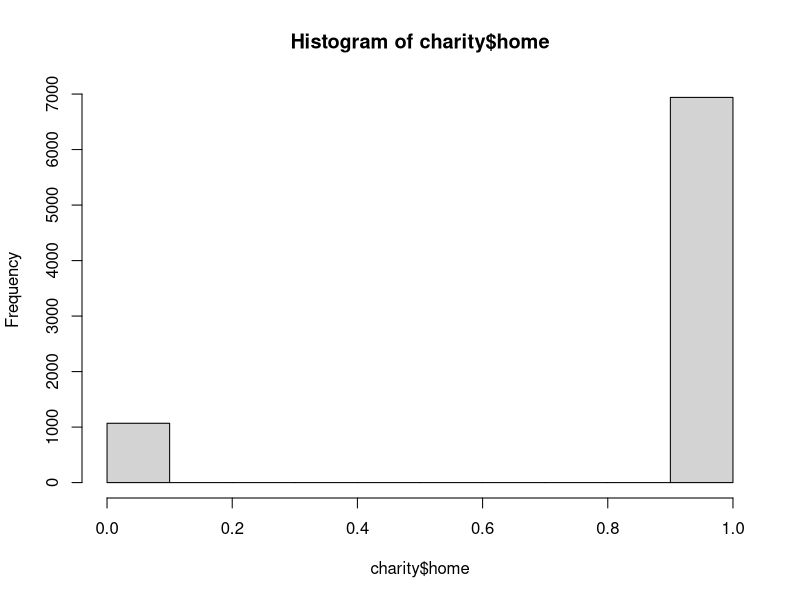
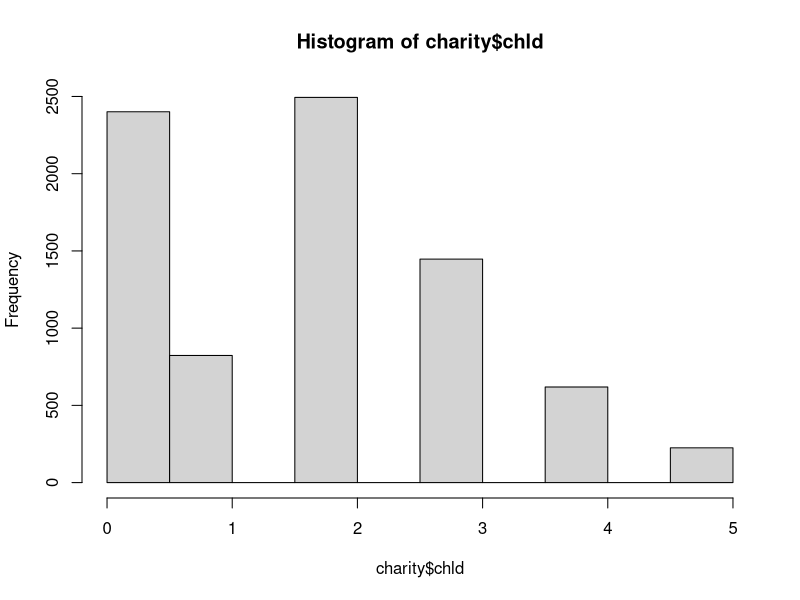
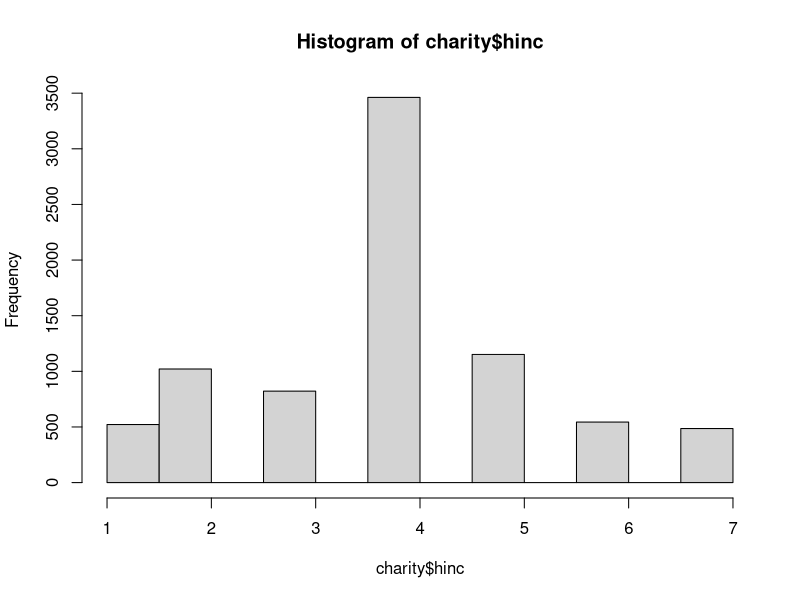
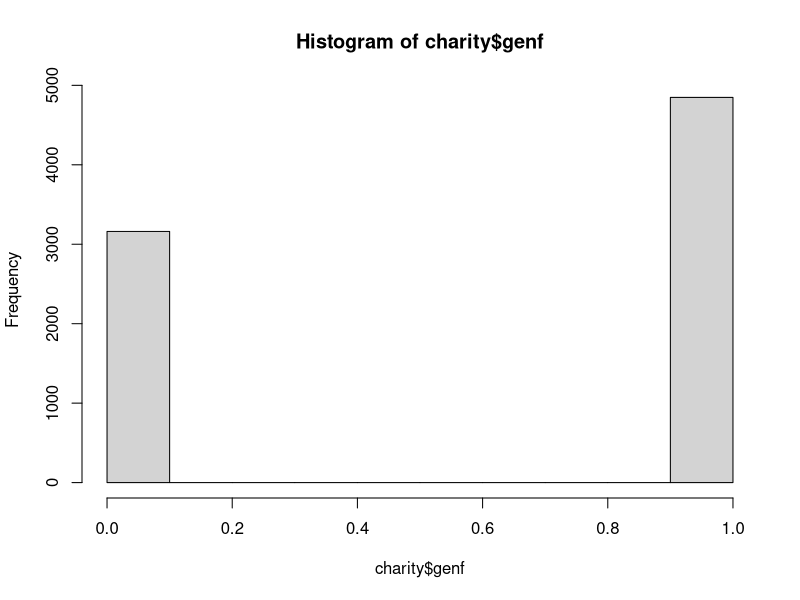
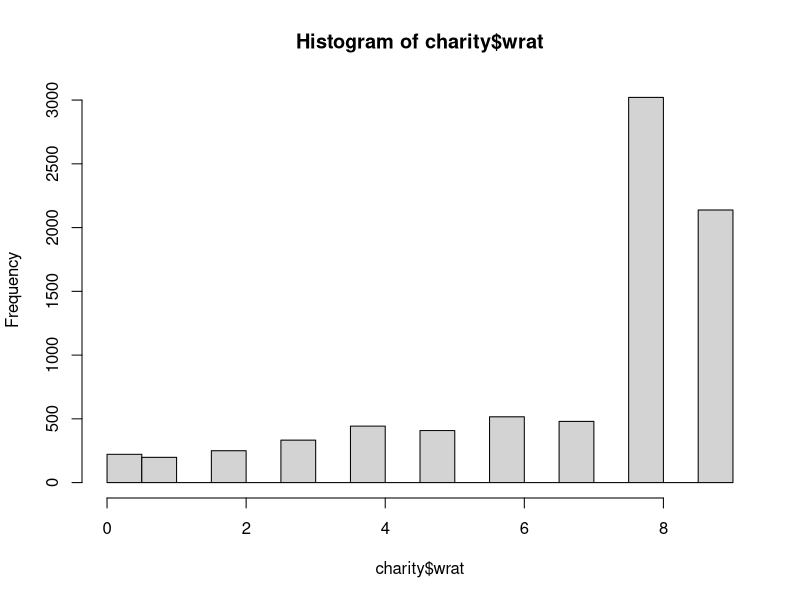
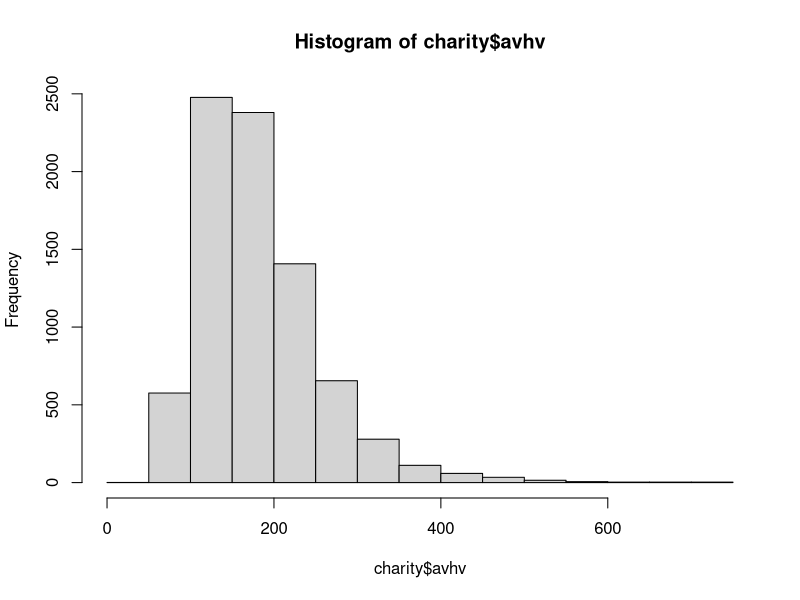
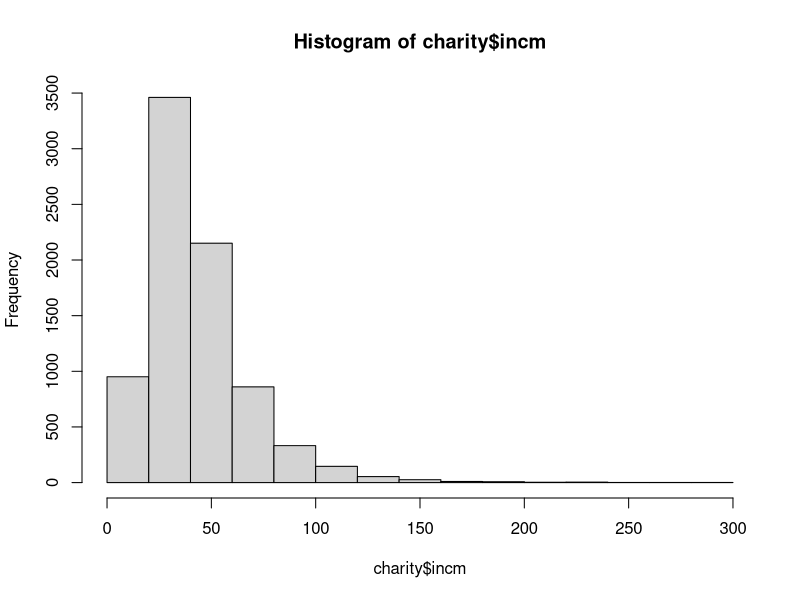
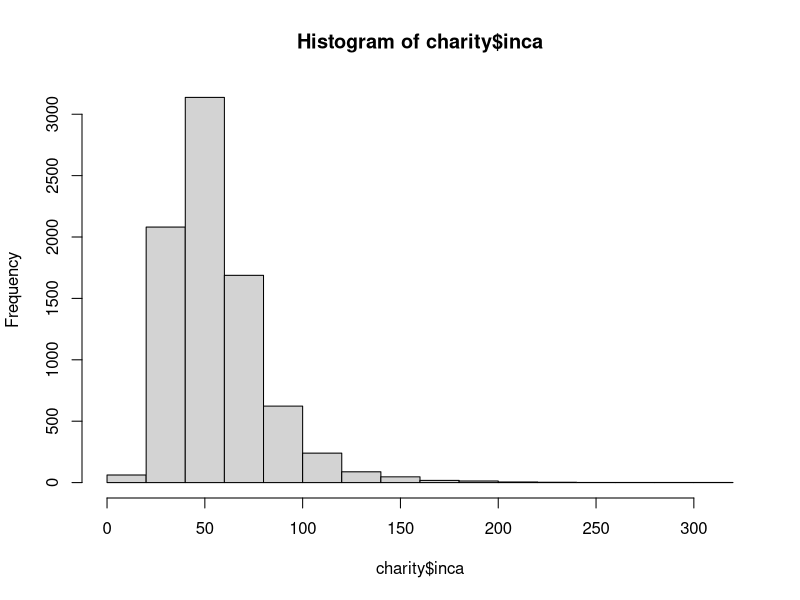

Here is the R script that generated these plots, in order:
charity <- read.csv("./charity.csv")
str(charity)

# home

hist(charity$home)

# chld
hist(charity$chld)

# hinc
hist(charity$hinc)

# genf
hist(charity$genf)

# wrat
hist(charity$wrat)

# avhv
hist(charity$avhv)

# incm
hist(charity$incm)

# inca
hist(charity$inca)

# plow
hist(charity$plow)

# npro
hist(charity$npro)

# tgif
hist(charity$tgif, breaks = 50)

# lgif
hist(charity$lgif, breaks = 50)

# rgif
hist(charity$rgif, breaks = 50)

# tdon
hist(charity$tdon)

# tlag
hist(charity$tlag)

# agif
hist(charity$agif)

